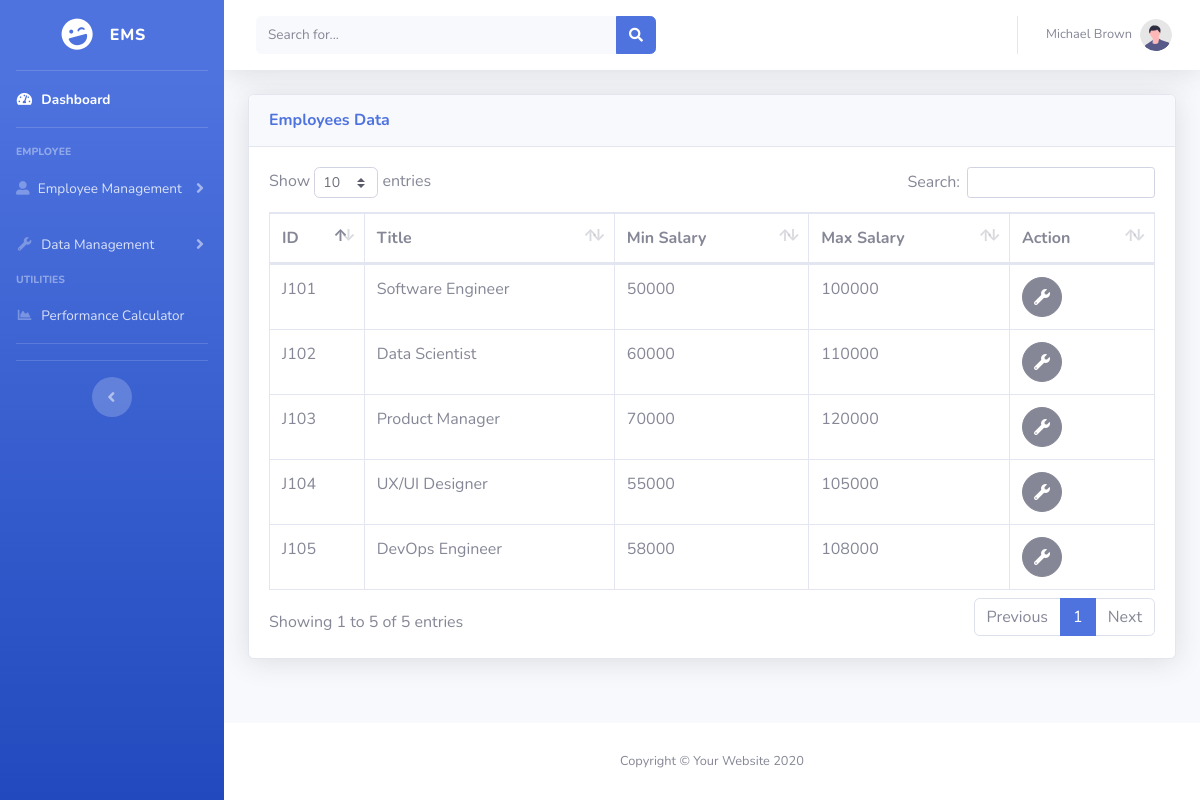
The page /tableJobs.php (signed in) on the database its author committed.
### tables this page shows
CREATE TABLE tbl_employees (
    id INT AUTO_INCREMENT PRIMARY KEY,
    first_name VARCHAR(25) NOT NULL,
    last_name VARCHAR(25) NOT NULL,
    gender VARCHAR(10),
    email VARCHAR(50),
    phone VARCHAR(20),
    hire_date DATE,
    salary INT,
    manager INT,
    job VARCHAR(10),
    department INT,
    FOREIGN KEY (manager) REFERENCES tbl_employees(id),
    FOREIGN KEY (job) REFERENCES tbl_jobs(id) ON DELETE SET NULL,
    FOREIGN KEY (department) REFERENCES tbl_departments(id) ON DELETE SET NULL
);

CREATE TABLE tbl_jobs (
    id VARCHAR(10) PRIMARY KEY,
    title VARCHAR(35) NOT NULL,
    min_salary INT,
    max_salary INT
);

### conn.php (called while the page is built, shortened)
<?php
function connection()
{
    $dbServer = 'localhost';
    $dbUser = 'root';
    $dbPass = '';
    $dbName = "company_db";
    $conn = mysqli_connect($dbServer, $dbUser, $dbPass);
    mysqli_select_db($conn, $dbName);
    return $conn;
}

### tableJobs.php (the view, shortened to what this page needs)
<?php
include ('conn.php');
$idPengguna = $_SESSION['ID'];
$query = "SELECT * FROM tbl_employees WHERE id = '$idPengguna'";
$result = mysqli_query(connection(), $query);
$row = mysqli_fetch_assoc($result);
?>
<!DOCTYPE html>
<html lang="en">
<head>
    <link href="vendor/fontawesome-free/css/all.min.css" rel="stylesheet" type="text/css">
    <link href="css/sb-admin-2.min.css" rel="stylesheet">
    <link href="vendor/datatables/dataTables.bootstrap4.min.css" rel="stylesheet">
</head>
<body id="page-top">
    <div id="wrapper">
        <ul class="navbar-nav bg-gradient-primary sidebar sidebar-dark accordion" id="accordionSidebar">
            <a class="sidebar-brand d-flex align-items-center justify-content-center" href="index.php">
                <div class="sidebar-brand-icon rotate-n-15">
                    <i class="fas fa-laugh-wink"></i>
                </div>
                <div class="sidebar-brand-text mx-3">EMS</div>
            </a>
            <hr class="sidebar-divider my-0">
            <li class="nav-item active">
                <a class="nav-link" href="index.php">
                    <i class="fas fa-fw fa-tachometer-alt"></i>
                    <span>Dashboard</span></a>
            </li>
            <hr class="sidebar-divider">
            <div class="sidebar-heading">
                Employee
            </div>
            <li class="nav-item">
                <a class="nav-link collapsed" href="#" data-toggle="collapse" data-target="#collapseTwo"
                    aria-expanded="true" aria-controls="collapseTwo">
                    <i class="fas fa-user-alt"></i>
                    <span>Employee Management</span>
                </a>
            </li>
            <li class="nav-item">
                <a class="nav-link collapsed" href="#" data-toggle="collapse" data-target="#collapseUtilities"
                    aria-expanded="true" aria-controls="collapseUtilities">
                    <i class="fas fa-fw fa-wrench"></i>
                    <span>Data Management</span>
                </a>
            </li>
            <div class="sidebar-heading">
                Utilities
            </div>
            <li class="nav-item">
                <a class="nav-link" href="performance.php">
                    <i class="fas fa-fw fa-chart-area"></i>
                    <span>Performance Calculator</span></a>
            </li>
            <hr class="sidebar-divider">
            <hr class="sidebar-divider d-none d-md-block">
            <div class="text-center d-none d-md-inline">
                <button class="rounded-circle border-0" id="sidebarToggle"></button>
            </div>
        </ul>
        <div id="content-wrapper" class="d-flex flex-column">
            <div id="content">
                <nav class="navbar navbar-expand navbar-light bg-white topbar mb-4 static-top shadow">
                    <form
                        class="d-none d-sm-inline-block form-inline mr-auto ml-md-3 my-2 my-md-0 mw-100 navbar-search">
                        <div class="input-group">
                            <input type="text" class="form-control bg-light border-0 small" placeholder="Search for..."
                                aria-label="Search" aria-describedby="basic-addon2">
                            <div class="input-group-append">
                                <button class="btn btn-primary" type="button">
                                    <i class="fas fa-search fa-sm"></i>
                                </button>
                            </div>
                        </div>
                    </form>
                    <ul class="navbar-nav ml-auto">
                        <li class="nav-item dropdown no-arrow">
                            <a class="nav-link dropdown-toggle" href="#" id="userDropdown" role="button"
                                data-toggle="dropdown" aria-haspopup="true" aria-expanded="false">
                                <span
                                    class="mr-2 d-none d-lg-inline text-gray-600 small"><?php echo $row['first_name'] . " " . $row['last_name'] ?></span>
                                <img class="img-profile rounded-circle" src="img/undraw_profile.svg">
                            </a>
                        </li>
                    </ul>
                </nav>
                <div class="container-fluid">
                    <div class="card shadow mb-4">
                        <div class="card-header py-3">
                            <h6 class="m-0 font-weight-bold text-primary">Employees Data</h6>
                        </div>
                        <div class="card-body">
                            <div class="table-responsive">
                                <table class="table table-bordered" id="dataTable" width="100%" cellspacing="0">
                                    <thead>
                                        <tr>
                                            <th>ID</th>
                                            <th>Title</th>
                                            <th>Min Salary</th>
                                            <th>Max Salary</th>
                                            <th>Action</th>
                                        </tr>
                                    </thead>
                                    <?php
                                    $query = "SELECT * FROM company_db.tbl_jobs;";
                                    $result = mysqli_query(connection(), $query);
                                    if ($result) {
                                        while ($row = mysqli_fetch_assoc($result)) {
                                            echo "<tr>";
                                            echo "<td>" . $row['id'] . "</td>";
                                            echo "<td>" . $row['title'];
                                            echo "<td>" . $row['min_salary'] . "</td>";
                                            echo "<td>" . $row['max_salary'] . "</td>";
                                            echo '<td><a href="handlerJobs.php?id=' . $row['id'] . '" class="btn btn-secondary btn-circle"><i class="fas fa-fw fa-wrench"></i></a></td>';
                                            echo "</tr>";
                                        }
                                    } else {
                                        echo "<tr><td colspan='8'>No data found</td></tr>";
                                    }
                                    ?>
                                </table>
                            </div>
                        </div>
                    </div>
                </div>
            </div>
            <footer class="sticky-footer bg-white">
                <div class="container my-auto">
                    <div class="copyright text-center my-auto">
                        <span>Copyright &copy; Your Website 2020</span>
                    </div>
                </div>
            </footer>
        </div>
    </div>
</body>
</html>

### rows shown on the page
tbl_employees: first_name "Michael", last_name "Brown"
tbl_jobs: id "J101", title "Software Engineer", min_salary "50000", max_salary "100000"
tbl_jobs: id "J102", title "Data Scientist", min_salary "60000", max_salary "110000"
tbl_jobs: id "J103", title "Product Manager", min_salary "70000", max_salary "120000"
tbl_jobs: id "J104", title "UX/UI Designer", min_salary "55000", max_salary "105000"
tbl_jobs: id "J105", title "DevOps Engineer", min_salary "58000", max_salary "108000"
